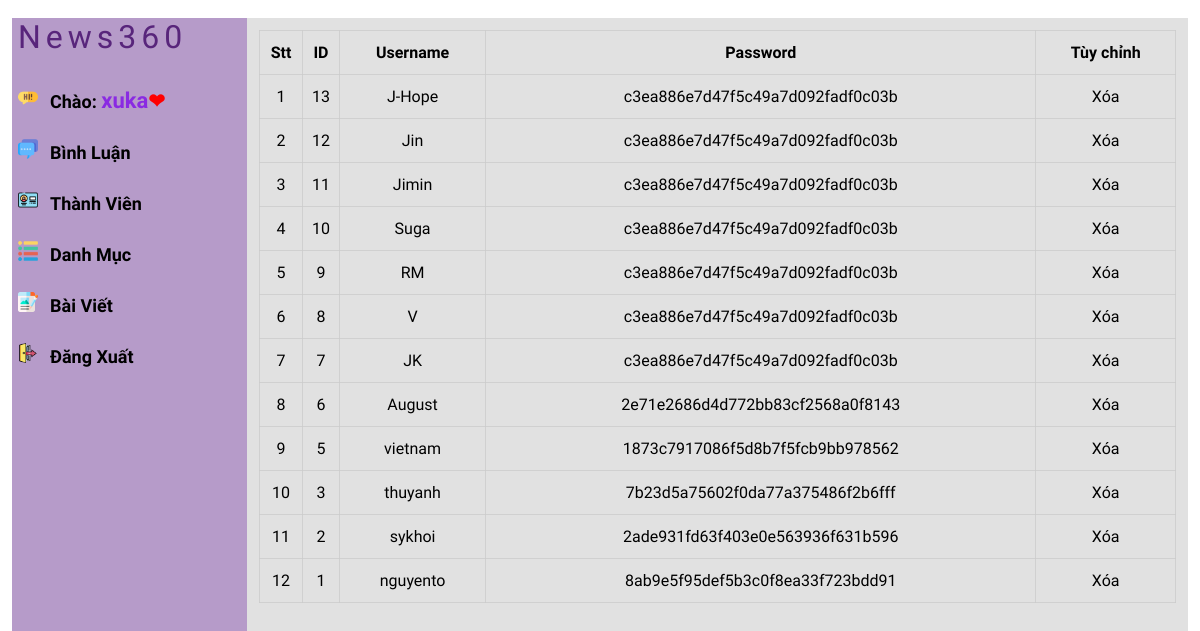
The app's page /new360/admin/memberlist.php (signed in) with its own data.
### tables this page shows
CREATE TABLE `tbl_user` (
  `userA_id` int(11) NOT NULL,
  `user_ten` varchar(255) NOT NULL,
  `user_password` varchar(255) NOT NULL
);

### new360/lib/database.php (called while the page is built, shortened)
<?php
Class Database{
   public $host   = DB_HOST;
   public $user   = DB_USER;
   public $pass   = DB_PASS;
   public $dbname = DB_NAME;
   public $link;
private function connectDB(){
   $this->link = new mysqli($this->host, $this->user, $this->pass,
    $this->dbname);
 }
public function select($query){
  $result = $this->link->query($query) or
   die($this->link->error.__LINE__);
  if($result->num_rows > 0){
    return $result;
  } else {
    return false;
  }
 }
}

### new360/admin/class/comment_class.php (called while the page is built, shortened)
<?php
class comment
{
   private $db;
   public function __construct()
   {
       $this ->db = new Database();
   }
public function show_member(){
    $query = "SELECT * FROM tbl_user ORDER BY userA_id DESC";
    $result = $this -> db ->select($query);
    return $result;
}
   }
?>

### new360/admin/memberlist.php (the view, shortened to what this page needs)
<?php
include "header.php";
include "leftside.php";
$comment = new comment;
$show_member = $comment -> show_member()
?>
       <div class="admin-content-right">
            <div class="table-content">
                <table>
                    <tr>
                        <th>Stt</th>
                        <th>ID</th>
                        <th>Username</th>
                        <th>Password</th>
                        <th>Tùy chỉnh</th>
                    </tr>
                    <?php
                    if($show_member){$i=0; while($result= $show_member->fetch_assoc()){
                        $i++
                    ?>
                    <tr>
                        <td> <?php echo $i ?></td>
                        <td> <?php echo $result['userA_id'] ?></td>
                        <td> <?php echo $result['user_ten']  ?></td>
                        <td> <?php echo $result['user_password']  ?></td>
                        <td><a href="memberdelete.php?userA_id=<?php echo $result['userA_id'] ?>">Xóa</a></td>
                    </tr>
                    <?php
                     }}
                    ?>
                </table>
               </div>
        </div>
    </section>
</body>
</html>

### new360/admin/css/style.css (style rules this page uses)
:root { --maincolor: #58257B; --subcolor: #A083B4; }
* { padding: 0; margin: 0; box-sizing: border-box; }
a { text-decoration: none; color: black; }
.admin-content-right { width: 80%; background-color: #dddd; padding: 12px 12px; height: 100vh; overflow-y: scroll; }
.table-content table { width: 100%; }
.table-content table,th,td { text-align: center; border: 1px solid #cccc; border-collapse: collapse; padding: 12px 0; font-family: 'Bona Nova', serif; }

### records on screen
tbl_user: userA_id "13", user_ten "J-Hope", user_password "c3ea886e7d47f5c49a7d092fadf0c03b"
tbl_user: userA_id "12", user_ten "Jin", user_password "c3ea886e7d47f5c49a7d092fadf0c03b"
tbl_user: userA_id "11", user_ten "Jimin", user_password "c3ea886e7d47f5c49a7d092fadf0c03b"
tbl_user: userA_id "10", user_ten "Suga", user_password "c3ea886e7d47f5c49a7d092fadf0c03b"
tbl_user: userA_id "9", user_ten "RM", user_password "c3ea886e7d47f5c49a7d092fadf0c03b"
tbl_user: userA_id "8", user_ten "V", user_password "c3ea886e7d47f5c49a7d092fadf0c03b"
tbl_user: userA_id "7", user_ten "JK", user_password "c3ea886e7d47f5c49a7d092fadf0c03b"
tbl_user: userA_id "6", user_ten "August", user_password "2e71e2686d4d772bb83cf2568a0f8143"
tbl_user: userA_id "5", user_ten "vietnam", user_password "1873c7917086f5d8b7f5fcb9bb978562"
tbl_user: userA_id "3", user_ten "thuyanh", user_password "7b23d5a75602f0da77a375486f2b6fff"
tbl_user: userA_id "2", user_ten "sykhoi", user_password "2ade931fd63f403e0e563936f631b596"
tbl_user: userA_id "1", user_ten "nguyento", user_password "8ab9e5f95def5b3c0f8ea33f723bdd91"

### other values on screen
Session::get('admin_name') "xuka"
